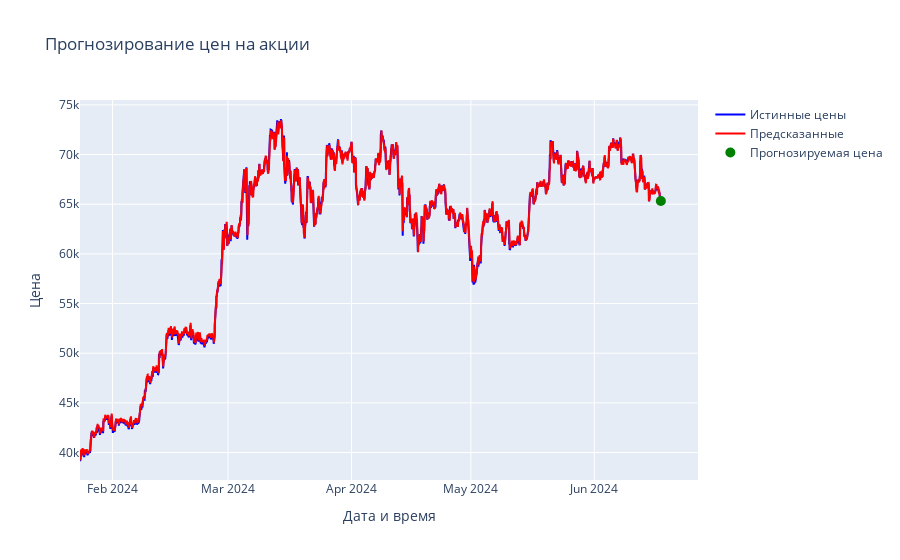

The notebook cell saved with this chart:
### Markdown cell above
Этот код создает интерактивный график, на котором отображаются истинные цены, предсказанные цены и прогнозируемая цена на следующий временной шаг. Давайте разберем его:

### Code cell
# Создание интерактивного графика
fig = go.Figure()

fig.add_trace(go.Scatter(
    x=test_dates,
    y=true_prices.flatten(),
    mode='lines',
    name='Истинные цены',
    line=dict(color='blue')
))

fig.add_trace(go.Scatter(
    x=test_dates,
    y=predicted_prices.flatten(),
    mode='lines',
    name='Предсказанные',
    line=dict(color='red')
))

# Добавление прогноза на следующий день на график
fig.add_trace(go.Scatter(
    x=[test_dates.iloc[-1] + pd.Timedelta(hours=1)],  # дата следующего часа
    y=next_pred.flatten(),
    mode='markers',
    name='Прогнозируемая цена',
    marker=dict(color='green', size=10)
))

fig.update_layout(
    title='Прогнозирование цен на акции',
    xaxis_title='Дата и время',
    yaxis_title='Цена',
    hovermode='x'
)

# Отображение графика
fig.show()

### Figure 1 — Plotly figure (JSON) as saved in the notebook; plotly's stock layout.template omitted (floating-point values rounded to 4 significant figures; data arrays with more than 128 entries replaced by an {"elided": "..."} marker saying what was removed)
{"data": [{"line": {"color": "blue"}, "mode": "lines", "name": "Истинные цены", "type": "scatter", "x": {"elided": "3501 str values"}, "y": {"elided": "3501 float values"}}, {"line": {"color": "red"}, "mode": "lines", "name": "Предсказанные", "type": "scatter", "x": {"elided": "3501 str values"}, "y": {"elided": "3501 float values"}}, {"marker": {"color": "green", "size": 10}, "mode": "markers", "name": "Прогнозируемая цена", "type": "scatter", "x": ["2024-06-17T17:00:00"], "y": [65330.0]}], "layout": {"hovermode": "x", "title": {"text": "Прогнозирование цен на акции"}, "xaxis": {"title": {"text": "Дата и время"}}, "yaxis": {"title": {"text": "Цена"}}}}
